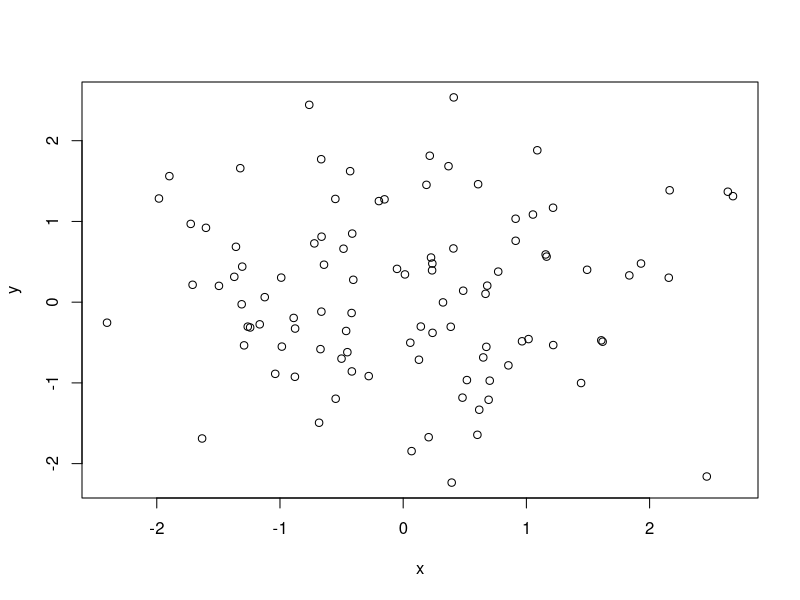
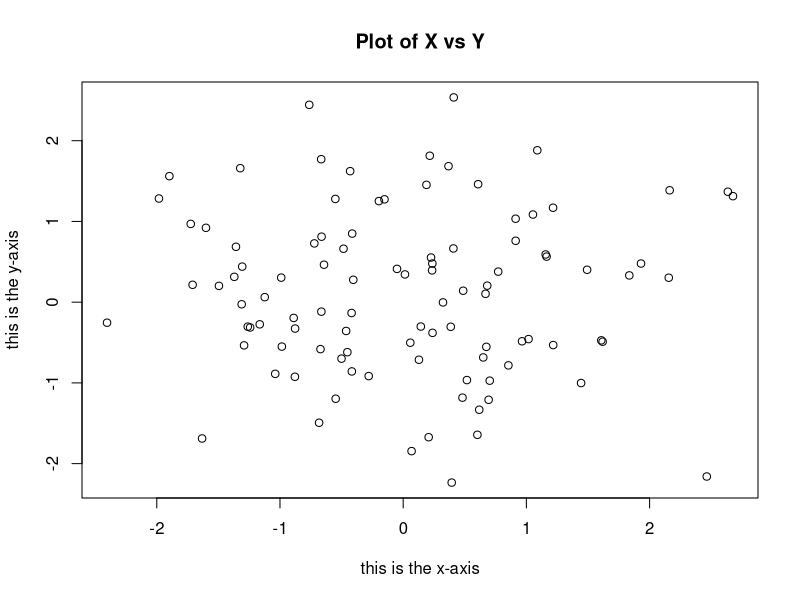
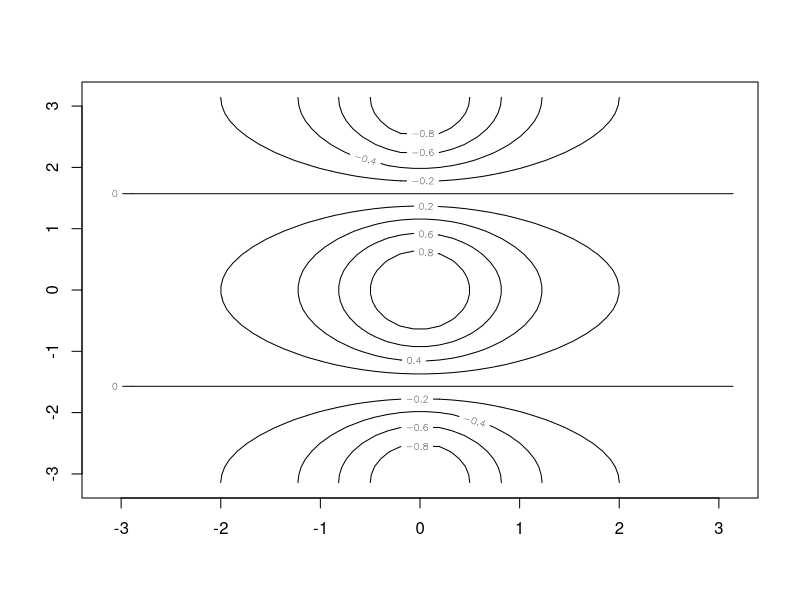
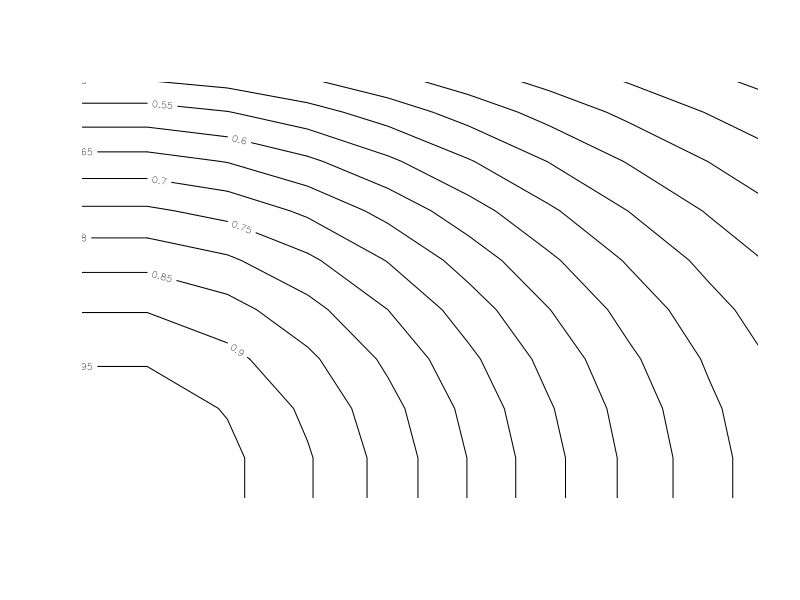
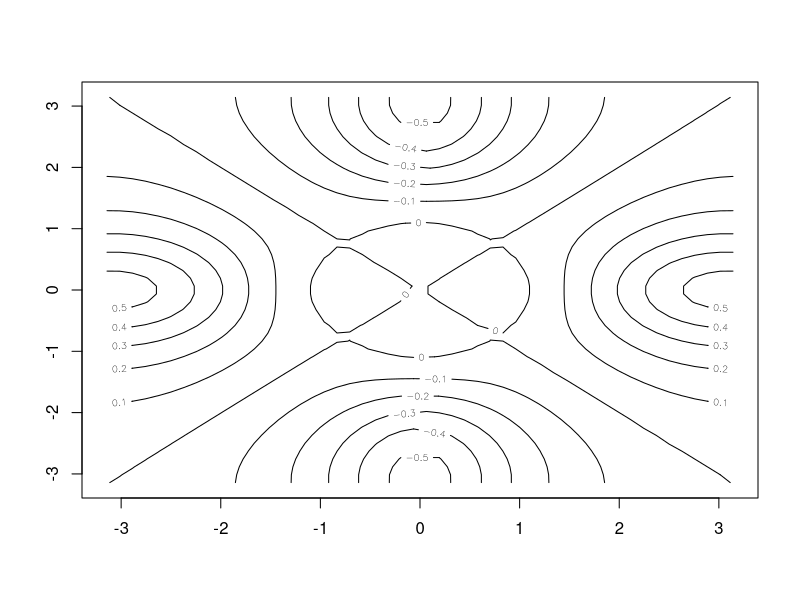
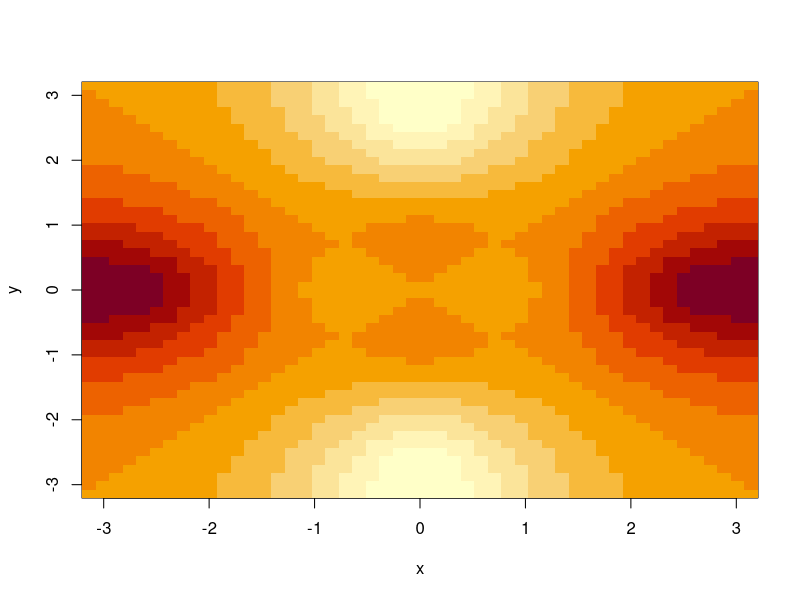
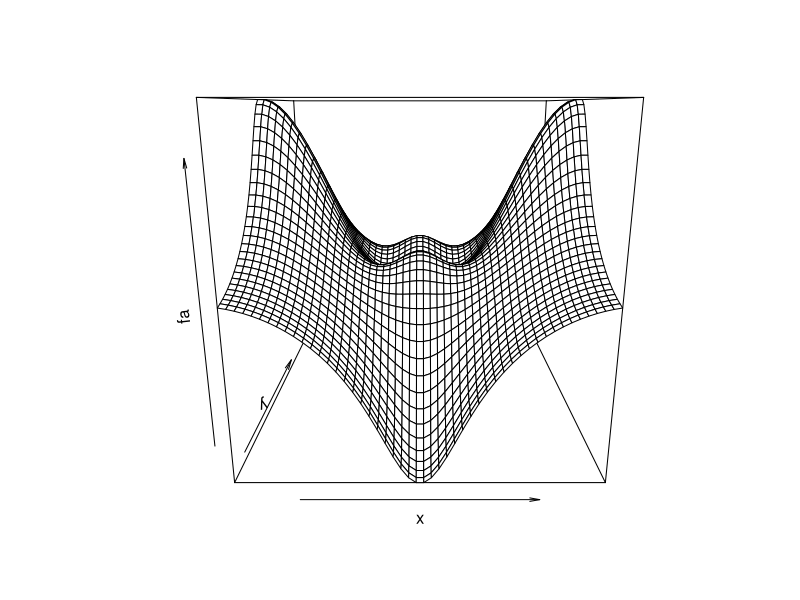
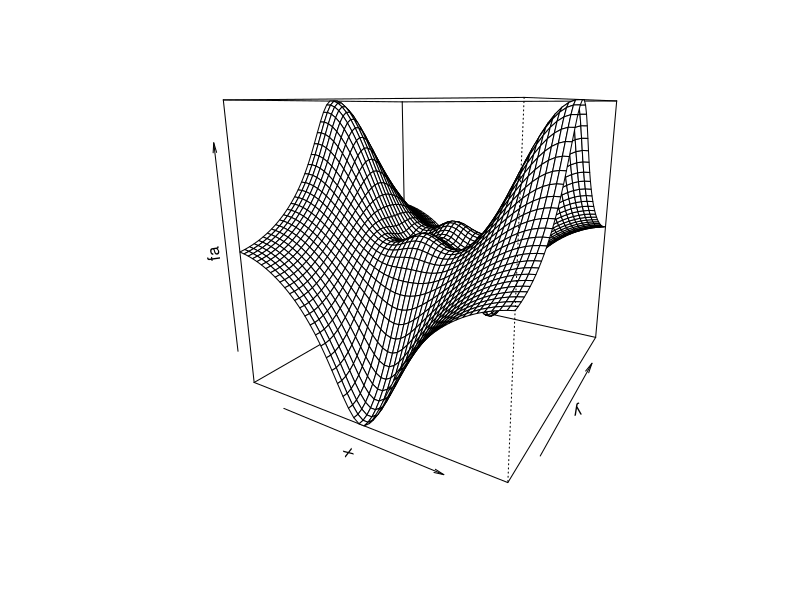

These figures' R source, in order:
x<-c(1,2,3)
x
x = c(1,2,3)
y = c(4,5,6)
x+y
length(x)
ls()
x <- matrix(data = c(1,2,3,4), nrow = 2, ncol = 2, byrow=TRUE)
x
sqrt(x)
x^2
x=rnorm(50)
y=x+rnorm(50, mean=50, sd=.1)
cor(x,y)
set.seed(3)
y=rnorm(100)
mean(y)
var(y)
sqrt(var(y))
sd(y)
x=rnorm(100)
y=rnorm(100)
plot(x, y)
pdf("figure.1.pdf")
plot(x, y, xlab="this is the x-axis", ylab="this is the y-axis", main="Plot of X vs Y")
dev.off()
x=seq(1,10)
x
x=1:10
x
x=seq(-pi,pi,length=50)
y=x
f=outer(x,y, function(x,y) cos(y)/(1+x^2))
jpeg("figure.2.jpg")
contour(x,y,f)
dev.off()
jpeg("figure.3.jpg")
plot.new()
contour(x, y, f, nlevels=45, add=T)
dev.off()
fa=(f-t(f))/2
jpeg("figure.4.jpg")
contour(x, y, fa, nlevels=15)
dev.off()
jpeg("figure.5.jpg")
image(x, y, fa)
dev.off()
jpeg("figure.6.jpg")
persp(x, y, fa)
dev.off()
jpeg("figure.7.jpg")
persp(x, y, fa, theta=30)
dev.off()
jpeg("figure.8.jpg")
persp(x, y, fa, theta=30, phi=20)
dev.off()
jpeg("figure.9.jpg")
persp(x, y, fa, theta=30, phi=70)
dev.off()
jpeg("figure.10.jpg")
persp(x, y, fa, theta=30, phi=40)
dev.off()